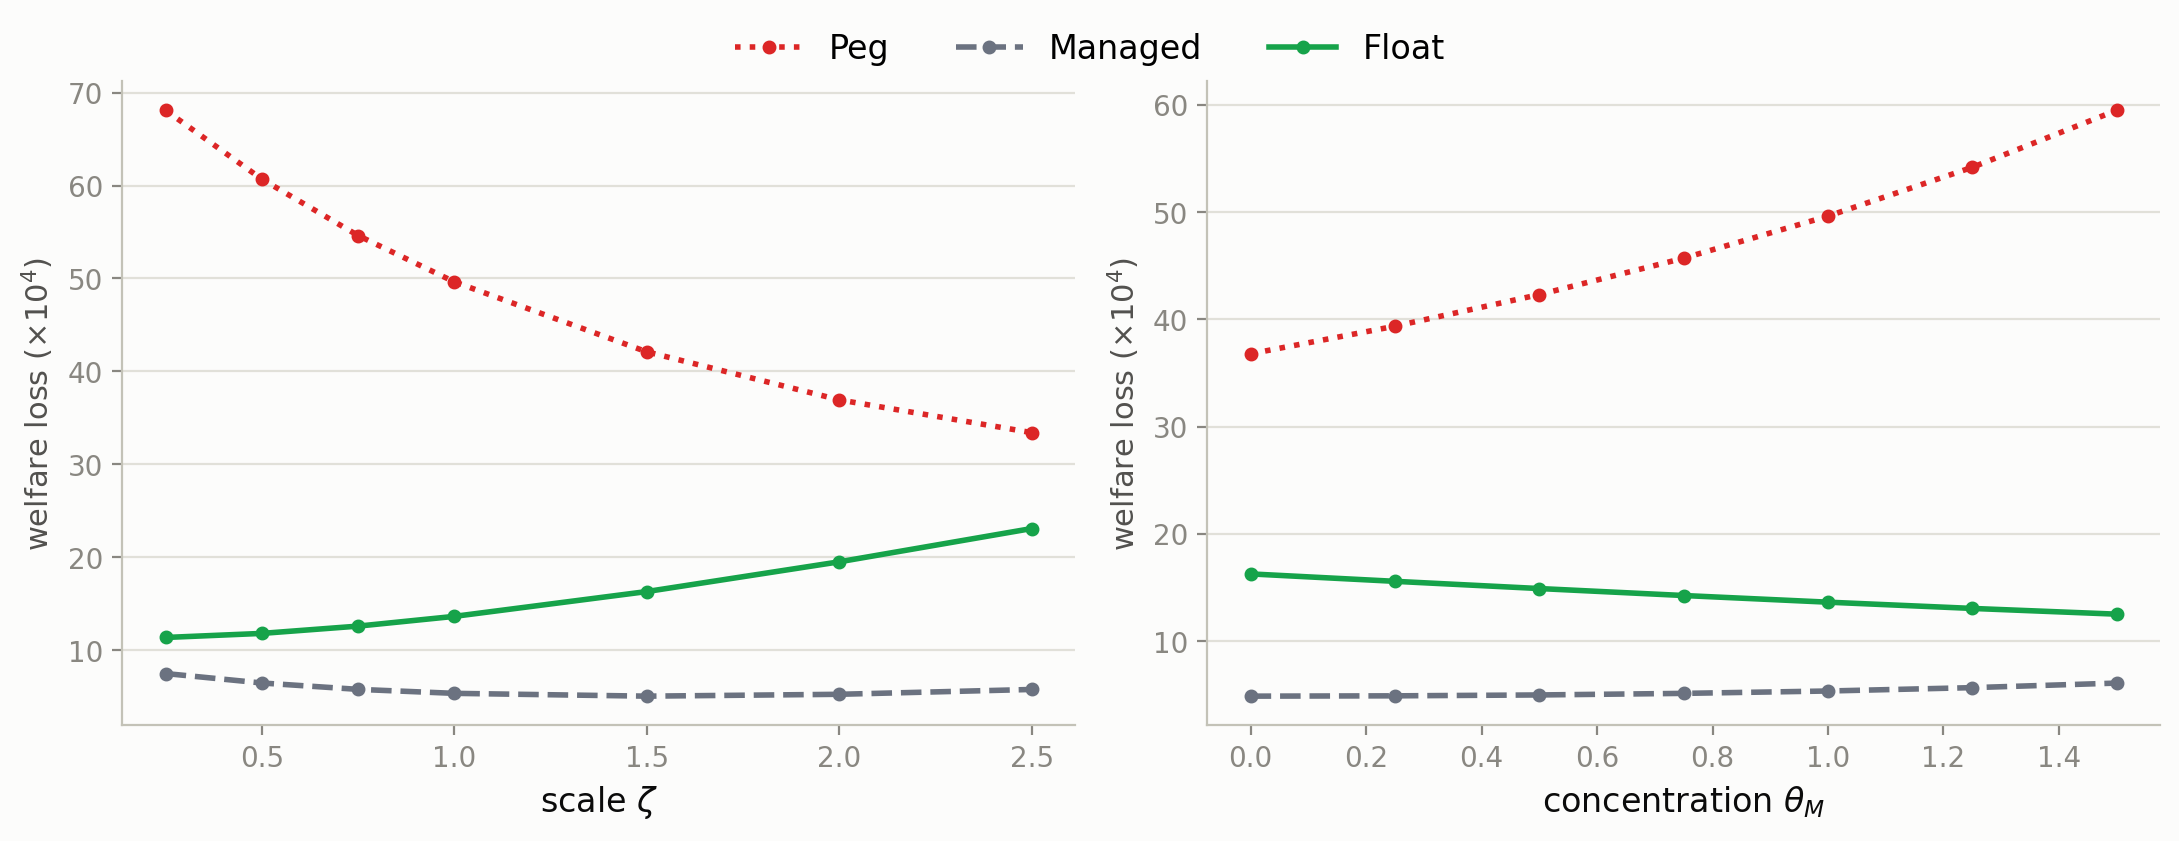

This chart was generated by the following Python code:
import matplotlib
matplotlib.use("Agg")
import matplotlib.pyplot as plt

zeta = [0.25, 0.50, 0.75, 1.00, 1.50, 2.00, 2.50]
zeta_peg     = [68.0923, 60.6833, 54.6193, 49.6315, 42.1035, 36.9361, 33.4123]
zeta_managed = [7.4890, 6.4723, 5.7864, 5.3573, 5.0557, 5.2553, 5.7752]
zeta_float   = [11.3694, 11.8072, 12.5905, 13.6393, 16.3097, 19.5097, 23.0897]

theta = [0.00, 0.25, 0.50, 0.75, 1.00, 1.25, 1.50]
theta_peg     = [36.7987, 39.3696, 42.3178, 45.7107, 49.6315, 54.1842, 59.4992]
theta_managed = [4.8775, 4.9072, 4.9898, 5.1356, 5.3573, 5.6708, 6.0956]
theta_float   = [16.2751, 15.5831, 14.9098, 14.2598, 13.6393, 13.0564, 12.5219]

COLOR_PEG = "#dc2626"
COLOR_MANAGED = "#6b7280"
COLOR_FLOAT = "#16a34a"
SURFACE = "#fcfcfb"

fig, axes = plt.subplots(1, 2, figsize=(11, 4.0), dpi=200)
fig.patch.set_facecolor(SURFACE)

panels = [
    (axes[0], zeta, zeta_peg, zeta_managed, zeta_float, r"scale $\zeta$"),
    (axes[1], theta, theta_peg, theta_managed, theta_float, r"concentration $\theta_M$"),
]

for ax, x, peg, managed, floatv, xlabel in panels:
    ax.set_facecolor(SURFACE)
    ax.plot(x, peg, color=COLOR_PEG, linestyle=":", marker="o", markersize=4,
            linewidth=2, label="Peg")
    ax.plot(x, managed, color=COLOR_MANAGED, linestyle="--", marker="o", markersize=4,
            linewidth=2, label="Managed")
    ax.plot(x, floatv, color=COLOR_FLOAT, linestyle="-", marker="o", markersize=4,
            linewidth=2, label="Float")
    ax.set_xlabel(xlabel, fontsize=12, color="#0b0b0b")
    ax.set_ylabel("welfare loss ($\\times10^4$)", fontsize=11, color="#52514e")
    ax.spines["top"].set_visible(False)
    ax.spines["right"].set_visible(False)
    ax.spines["left"].set_color("#c3c2b7")
    ax.spines["bottom"].set_color("#c3c2b7")
    ax.tick_params(colors="#898781", labelsize=10)
    ax.yaxis.grid(True, color="#e1e0d9", linewidth=0.8, zorder=0)
    ax.set_axisbelow(True)

handles, labels = axes[0].get_legend_handles_labels()
fig.legend(handles, labels, loc="upper center", ncol=3, frameon=False,
           fontsize=12, bbox_to_anchor=(0.5, 1.06))

fig.tight_layout()
fig.savefig("openness_concentration.pdf", facecolor=fig.get_facecolor(), bbox_inches="tight")
fig.savefig("openness_concentration.png", facecolor=fig.get_facecolor(), bbox_inches="tight")
print("saved")
